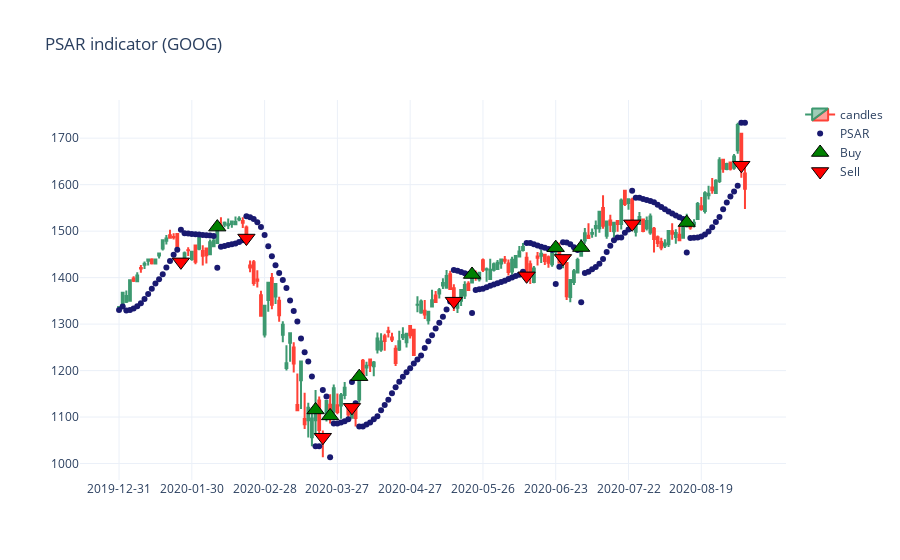

The notebook cell saved with this chart:
### Code cell
# df = heikin_ashi(df)
df = PSAR(df)

buy_dates = df.loc[df['Signal']==1].index#.strftime('%Y-%m-%d')
sell_dates = df.loc[df['Signal']==-1].index#.strftime('%Y-%m-%d')

buy_price = df.loc[df['Signal']==1]['Close']
sell_price = df.loc[df['Signal']==-1]['Close']

candles = go.Candlestick(x=df.index, open=df.Open, high=df.High, low=df.Low, close=df.Close, name='candles')
psar = go.Scatter(x=df.index, y=df['Real SAR'], mode='markers', name='PSAR', line={'width': 10, 'color': 'midnightblue'})

buys = go.Scatter(x=buy_dates, y=buy_price, mode='markers', marker_size=15, marker_symbol=5, marker_color='green', name='Buy', marker_line_color='black', marker_line_width=1)
sells = go.Scatter(x=sell_dates, y=sell_price, mode='markers', marker_size=15, marker_symbol=6, marker_color='red', name='Sell', marker_line_color='black', marker_line_width=1)

fig = go.Figure(data=[candles, psar, buys, sells])

fig.layout.xaxis.type = 'category' # remove weekend days
fig.layout.xaxis.dtick = 20 # show x-axis ticker once a month

fig.layout.xaxis.rangeslider.visible = False
fig.layout.title = f'PSAR indicator ({symbol})'
fig.layout.template = 'plotly_white'
fig.show()

### Figure 1 — Plotly figure (JSON) as saved in the notebook; plotly's stock layout.template omitted (floating-point values rounded to 4 significant figures; data arrays with more than 128 entries replaced by an {"elided": "..."} marker saying what was removed)
{"data": [{"close": {"elided": "173 float values"}, "high": {"elided": "173 float values"}, "low": {"elided": "173 float values"}, "name": "candles", "open": {"elided": "173 float values"}, "type": "candlestick", "x": {"elided": "173 str values"}}, {"line": {"color": "midnightblue", "width": 10}, "mode": "markers", "name": "PSAR", "type": "scatter", "x": {"elided": "173 str values"}, "y": {"elided": "173 float values"}}, {"marker": {"color": "green", "line": {"color": "black", "width": 1}, "size": 15, "symbol": 5}, "mode": "markers", "name": "Buy", "type": "scatter", "x": ["2020-02-10", "2020-03-19", "2020-03-25", "2020-04-06", "2020-05-20", "2020-06-23", "2020-07-02", "2020-08-13"], "y": [1509.0, 1115.0, 1102.0, 1187.0, 1407.0, 1464.0, 1465.0, 1518.0]}, {"marker": {"color": "red", "line": {"color": "black", "width": 1}, "size": 15, "symbol": 6}, "mode": "markers", "name": "Sell", "type": "scatter", "x": ["2020-01-27", "2020-02-21", "2020-03-23", "2020-04-02", "2020-05-13", "2020-06-11", "2020-06-25", "2020-07-23", "2020-09-03"], "y": [1434.0, 1485.0, 1057.0, 1121.0, 1349.0, 1404.0, 1441.0, 1516.0, 1642.0]}], "layout": {"title": {"text": "PSAR indicator (GOOG)"}, "xaxis": {"dtick": 20, "rangeslider": {"visible": false}, "type": "category"}}}
